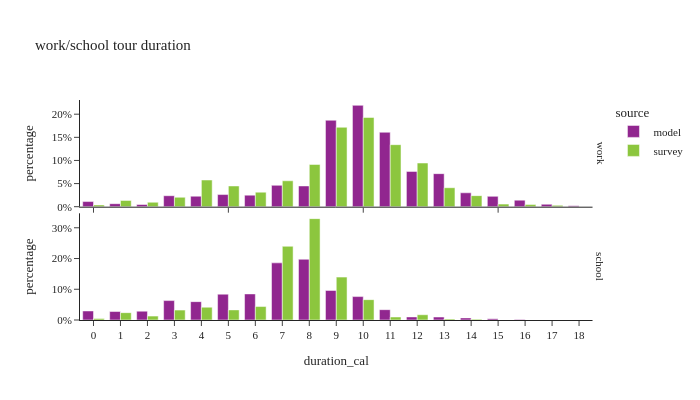

Notebook source saved alongside this figure:
### Code cell
ws_tour_data['duration_cal'] = ws_tour_data['end'] - ws_tour_data['start']

df_plot = ws_tour_data.groupby(['source','tour_type','duration_cal'],observed=True)[['tour_weight']].sum().reset_index()
df_plot['percentage'] = df_plot.groupby(['tour_type','source'], group_keys=False)['tour_weight']. \
    apply(lambda x: x / float(x.sum()))

fig = px.bar(df_plot, x="duration_cal", y="percentage", color="source",barmode="group",
             facet_row='tour_type',
             title="work/school tour duration")
fig.for_each_annotation(lambda a: a.update(text = a.text.split("=")[-1]))
fig.update_layout(height=400, width=700, font=dict(size=11), yaxis1=dict(tickformat=".0%"), yaxis2=dict(tickformat=".0%", matches=None), xaxis=dict(dtick="1"))
fig.show()

### Figure 1 — Plotly figure (JSON) as saved in the notebook; plotly's stock layout.template omitted (floating-point values rounded to 4 significant figures)
{"data": [{"alignmentgroup": "True", "hovertemplate": "source=model<br>tour_type=work<br>duration_cal=%{x}<br>percentage=%{y}<extra></extra>", "legendgroup": "model", "marker": {"color": "#91268F", "pattern": {"shape": ""}}, "name": "model", "offsetgroup": "model", "orientation": "v", "showlegend": true, "textposition": "auto", "type": "bar", "x": [0.0, 1.0, 2.0, 3.0, 4.0, 5.0, 6.0, 7.0, 8.0, 9.0, 10.0, 11.0, 12.0, 13.0, 14.0, 15.0, 16.0, 17.0, 18.0], "xaxis": "x2", "y": [0.01112, 0.006529, 0.004757, 0.02372, 0.02272, 0.02628, 0.02499, 0.04622, 0.04489, 0.1869, 0.2192, 0.161, 0.07632, 0.07146, 0.03002, 0.02237, 0.01418, 0.005323, 0.002024], "yaxis": "y2"}, {"alignmentgroup": "True", "hovertemplate": "source=model<br>tour_type=school<br>duration_cal=%{x}<br>percentage=%{y}<extra></extra>", "legendgroup": "model", "marker": {"color": "#91268F", "pattern": {"shape": ""}}, "name": "model", "offsetgroup": "model", "orientation": "v", "showlegend": false, "textposition": "auto", "type": "bar", "x": [0.0, 1.0, 2.0, 3.0, 4.0, 5.0, 6.0, 7.0, 8.0, 9.0, 10.0, 11.0, 12.0, 13.0, 14.0, 15.0, 16.0, 17.0, 18.0], "xaxis": "x", "y": [0.02942, 0.02755, 0.02869, 0.06319, 0.05971, 0.08398, 0.08483, 0.1859, 0.1976, 0.09625, 0.07616, 0.03365, 0.01005, 0.00965, 0.006895, 0.004125, 0.002022, 0.0003344, 2.945e-05], "yaxis": "y"}, {"alignmentgroup": "True", "hovertemplate": "source=survey<br>tour_type=work<br>duration_cal=%{x}<br>percentage=%{y}<extra></extra>", "legendgroup": "survey", "marker": {"color": "#8CC63E", "pattern": {"shape": ""}}, "name": "survey", "offsetgroup": "survey", "orientation": "v", "showlegend": true, "textposition": "auto", "type": "bar", "x": [0.0, 1.0, 2.0, 3.0, 4.0, 5.0, 6.0, 7.0, 8.0, 9.0, 10.0, 11.0, 12.0, 13.0, 14.0, 15.0, 16.0, 17.0], "xaxis": "x2", "y": [0.003868, 0.01359, 0.009605, 0.02034, 0.05772, 0.04484, 0.03142, 0.05603, 0.09138, 0.1717, 0.1929, 0.1341, 0.09443, 0.04102, 0.02392, 0.00557, 0.004606, 0.002875], "yaxis": "y2"}, {"alignmentgroup": "True", "hovertemplate": "source=survey<br>tour_type=school<br>duration_cal=%{x}<br>percentage=%{y}<extra></extra>", "legendgroup": "survey", "marker": {"color": "#8CC63E", "pattern": {"shape": ""}}, "name": "survey", "offsetgroup": "survey", "orientation": "v", "showlegend": false, "textposition": "auto", "type": "bar", "x": [0.0, 1.0, 2.0, 3.0, 4.0, 5.0, 6.0, 7.0, 8.0, 9.0, 10.0, 11.0, 12.0, 13.0, 14.0, 15.0], "xaxis": "x", "y": [0.004751, 0.0239, 0.01263, 0.03222, 0.04169, 0.03288, 0.0438, 0.2398, 0.3298, 0.1395, 0.0662, 0.009802, 0.01711, 0.003055, 0.00268, 0.00023], "yaxis": "y"}], "layout": {"annotations": [{"font": {}, "showarrow": false, "text": "school", "textangle": 90, "x": 0.98, "xanchor": "left", "xref": "paper", "y": 0.2425, "yanchor": "middle", "yref": "paper"}, {"font": {}, "showarrow": false, "text": "work", "textangle": 90, "x": 0.98, "xanchor": "left", "xref": "paper", "y": 0.7575, "yanchor": "middle", "yref": "paper"}], "barmode": "group", "font": {"size": 11}, "height": 400, "legend": {"title": {"text": "source"}, "tracegroupgap": 0}, "title": {"text": "work/school tour duration"}, "width": 700, "xaxis": {"anchor": "y", "domain": [0.0, 0.98], "dtick": "1", "title": {"text": "duration_cal"}}, "xaxis2": {"anchor": "y2", "domain": [0.0, 0.98], "matches": "x", "showticklabels": false}, "yaxis": {"anchor": "x", "domain": [0.0, 0.485], "tickformat": ".0%", "title": {"text": "percentage"}}, "yaxis2": {"anchor": "x2", "domain": [0.515, 1.0], "tickformat": ".0%", "title": {"text": "percentage"}}}}
